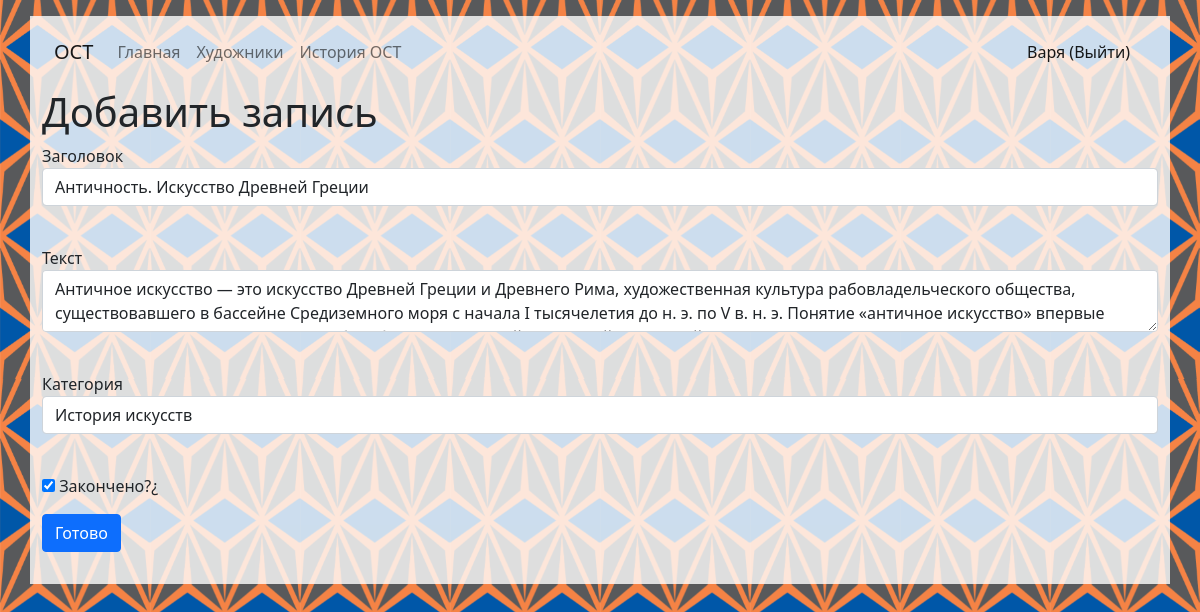
Before: /posts/1 (signed in) with the older database file.
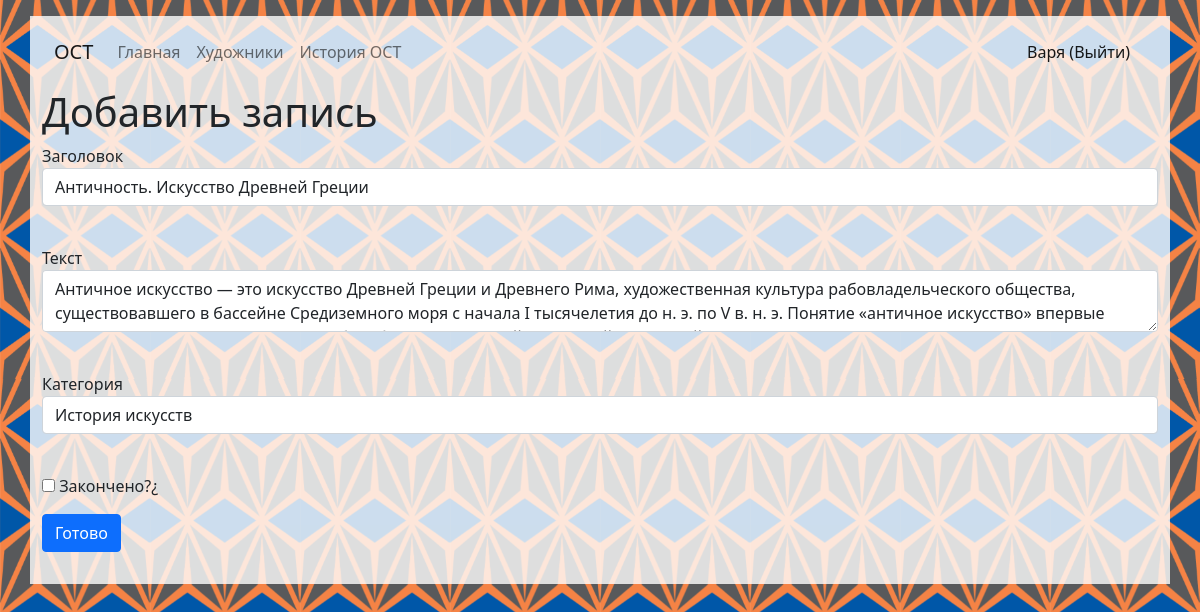
After: the same page with the newer database file.
### data/user.py (models this page shows, shortened)
class User(SqlAlchemyBase, UserMixin, SerializerMixin):
    __tablename__ = 'users'
    id = sqlalchemy.Column(sqlalchemy.Integer, primary_key=True, autoincrement=True)
    surname = sqlalchemy.Column(sqlalchemy.String, nullable=True)
    name = sqlalchemy.Column(sqlalchemy.String, nullable=True)
    age = sqlalchemy.Column(sqlalchemy.Integer, nullable=True)
    photo = sqlalchemy.Column(sqlalchemy.String, nullable=True)
    email = sqlalchemy.Column(sqlalchemy.String, index=True, unique=True, nullable=True)
    hashed_password = sqlalchemy.Column(sqlalchemy.String, nullable=True)
    modified_date = sqlalchemy.Column(sqlalchemy.DateTime, default=datetime.datetime.now)
    posts = orm.relation("Posts", back_populates='user')

### data/posts.py (models this page shows, shortened)
class Posts(SqlAlchemyBase, SerializerMixin):
    __tablename__ = 'posts'
    id = sqlalchemy.Column(sqlalchemy.Integer, primary_key=True, autoincrement=True)
    author = sqlalchemy.Column(sqlalchemy.Integer, sqlalchemy.ForeignKey("users.id"))
    category_id = sqlalchemy.Column(sqlalchemy.Integer, sqlalchemy.ForeignKey("category.id"))
    title = sqlalchemy.Column(sqlalchemy.String, nullable=True)
    text = sqlalchemy.Column(sqlalchemy.Text, nullable=True)
    date = sqlalchemy.Column(sqlalchemy.DateTime, default=datetime.datetime.now())
    is_finished = sqlalchemy.Column(sqlalchemy.Boolean, default=False)
    user = orm.relation('User')
    category = orm.relation('Category')

### blueprint/posts_blueprint.py (the view, shortened to what this page needs)
@blueprint.route('/posts/<int:id>', methods=['GET', 'POST'])
@login_required
def edit_posts(id):
    form = PostsForm()
    db_sess = db_session.create_session()
    form.category.choices = [(c.id, c.name) for c in db_sess.query(Category).all()]
    if request.method == "GET":
        posts = db_sess.query(Posts).filter(Posts.id == id, Posts.user == current_user).first()
        if posts:
            form.title.data = posts.title
            form.text.data = posts.text
            form.category.data = posts.category_id
            form.is_finished.data = posts.is_finished
        else:
            abort(404)
    return render_template('posts.html', title='Edit a post', form=form)

### forms/posts.py
class PostsForm(FlaskForm):
    title = StringField('Заголовок', validators=[DataRequired()])
    text = TextAreaField('Текст', validators=[DataRequired()])
    category = SelectField('Категория', validators=[DataRequired()], coerce=int)
    is_finished = BooleanField('Закончено?¿')
    submit = SubmitField('Готово')

### data/db_session.py (called while the page is built)
def create_session() -> Session:
    global __factory
    return __factory()

### main.py (called while the page is built)
@login_manager.user_loader
def load_user(user_id):
    db_sess = db_session.create_session()
    return db_sess.query(User).get(user_id)

### templates/posts.html (shortened to what this page needs)
{% extends "base.html" %}
{% block pagename %}<h1>Добавить запись</h1>{% endblock %}
{% block content %}
    <form action="" method="post">
        <p>
            {{ form.title.label }}<br>
            {{ form.title(class="form-control") }}<br>
        </p>
        <p>
            {{ form.text.label }}<br>
            {{ form.text(class="form-control") }}<br>
        </p>
        <p>
            {{ form.category.label }}<br>
            {{ form.category(class="form-control") }}<br>
        </p>
        <p>{{ form.is_finished() }} {{ form.is_finished.label }}</p>
        <p>{{ form.submit(type="submit", class="btn btn-primary") }}</p>
    </form>
{% endblock %}

### templates/base.html (shortened to what this page needs)
<!DOCTYPE html>
<html lang="en">
<head>
    <link rel="stylesheet"
          href="https://cdn.jsdelivr.net/npm/bootstrap@5.0.0-beta1/dist/css/bootstrap.min.css"
>
</head>
<body>
<div class="container mt-3 pb-3">
    <nav class="navbar navbar-expand-lg navbar-light">
        <div class="container-fluid">
            <a class="navbar-brand disable-link" href="#">ОСТ</a>
            <div class="collapse navbar-collapse" id="navbarText">
                <ul class="navbar-nav me-auto mb-2 mb-lg-0">
                    <li class="nav-item">
                        <a class="nav-link" href="/">Главная</a>
                    </li>
                    <li class="nav-item">
                        <a class="nav-link" href="/artists">Художники</a>
                    </li>
                    <li class="nav-item">
                        <a class="nav-link" href="/ost">История ОСТ</a>
                    </li>
                </ul>
                <span class="navbar-text">
                    {% if current_user.is_authenticated %}
                        <a class="nav-link" href="/logout">{{ current_user.name }} (Выйти)</a>
                    {% else %}
                        <a class="btn btn-primary" style="color: #fff" href="/register">Зарегистрироваться</a>
                        <a class="btn btn-success" style="color: #fff" href="/login">Войти</a>
                    {% endif %}
              </span>
            </div>
        </div>
    </nav>
    <div class="row">
        <div class="col">{% block pagename %} {% endblock %}</div>
    </div>
    {% block content %}
    {% endblock %}
</div>
</body>
</html>

Changed rows visible on the page:
changed Posts "Античность. Искусство Древней Греции": is_finished "☑" → "☐"
